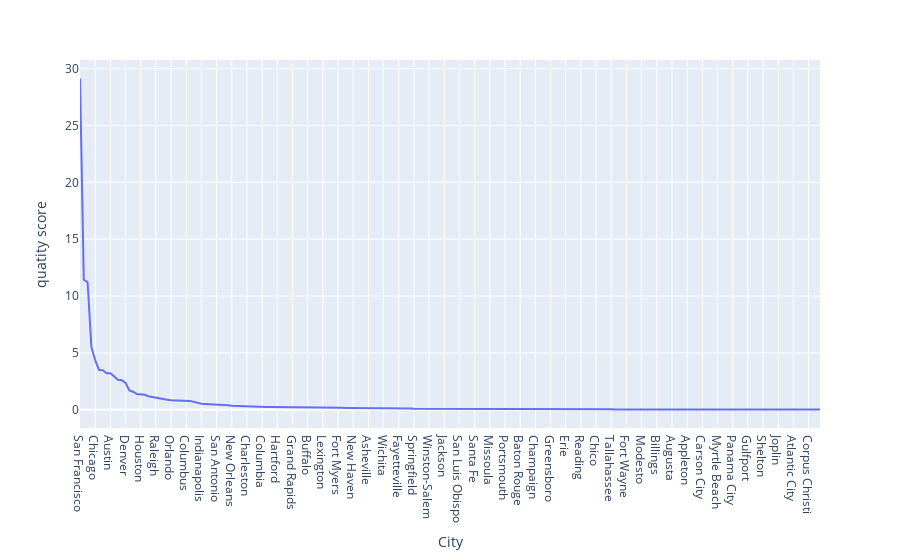

The notebook cell this image was saved under:
### Code cell
fig=px.line(k_df,x='City',y='quatity score')
fig.show()

### Figure 1 — Plotly figure (JSON) as saved in the notebook; plotly's stock layout.template omitted (floating-point values rounded to 4 significant figures; data arrays with more than 128 entries replaced by an {"elided": "..."} marker saying what was removed)
{"data": [{"hovertemplate": "City=%{x}<br>quatity score=%{y}<extra></extra>", "legendgroup": "", "line": {"color": "#636efa", "dash": "solid"}, "mode": "lines", "name": "", "orientation": "v", "showlegend": false, "type": "scatter", "x": {"elided": "196 str values"}, "xaxis": "x", "y": {"elided": "196 float values"}, "yaxis": "y"}], "layout": {"legend": {"tracegroupgap": 0}, "margin": {"t": 60}, "xaxis": {"anchor": "y", "domain": [0, 1], "title": {"text": "City"}}, "yaxis": {"anchor": "x", "domain": [0, 1], "title": {"text": "quatity score"}}}}
